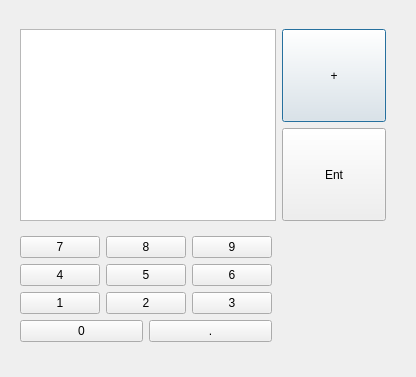
<?xml version="1.0" encoding="UTF-8"?>
<ui version="4.0">
 <class>Calculadora</class>
 <widget class="QDialog" name="Calculadora">
  <property name="geometry">
   <rect>
    <x>0</x>
    <y>0</y>
    <width>416</width>
    <height>377</height>
   </rect>
  </property>
  <property name="windowTitle">
   <string>Dialog</string>
  </property>
  <widget class="QWidget" name="layoutWidget">
   <property name="geometry">
    <rect>
     <x>20</x>
     <y>20</y>
     <width>366</width>
     <height>332</height>
    </rect>
   </property>
   <layout class="QFormLayout" name="formLayout">
    <item row="0" column="0">
     <widget class="QTextEdit" name="pantalla">
      <property name="sizePolicy">
       <sizepolicy hsizetype="Fixed" vsizetype="Fixed">
        <horstretch>0</horstretch>
        <verstretch>0</verstretch>
       </sizepolicy>
      </property>
     </widget>
    </item>
    <item row="0" column="1">
     <layout class="QVBoxLayout" name="verticalLayout">
      <item>
       <widget class="QPushButton" name="btnplus">
        <property name="enabled">
         <bool>true</bool>
        </property>
        <property name="sizePolicy">
         <sizepolicy hsizetype="Expanding" vsizetype="Expanding">
          <horstretch>0</horstretch>
          <verstretch>0</verstretch>
         </sizepolicy>
        </property>
        <property name="text">
         <string>+</string>
        </property>
       </widget>
      </item>
      <item>
       <widget class="QPushButton" name="btnEnter">
        <property name="sizePolicy">
         <sizepolicy hsizetype="Expanding" vsizetype="Expanding">
          <horstretch>0</horstretch>
          <verstretch>0</verstretch>
         </sizepolicy>
        </property>
        <property name="text">
         <string>Ent</string>
        </property>
       </widget>
      </item>
     </layout>
    </item>
    <item row="1" column="0">
     <layout class="QVBoxLayout" name="verticalLayout_2">
      <item>
       <layout class="QGridLayout" name="gridLayout">
        <item row="0" column="0">
         <widget class="QPushButton" name="btn7">
          <property name="text">
           <string>7</string>
          </property>
         </widget>
        </item>
        <item row="0" column="1">
         <widget class="QPushButton" name="btn8">
          <property name="text">
           <string>8</string>
          </property>
         </widget>
        </item>
        <item row="0" column="2">
         <widget class="QPushButton" name="btn9">
          <property name="text">
           <string>9</string>
          </property>
         </widget>
        </item>
        <item row="1" column="0">
         <widget class="QPushButton" name="btn4">
          <property name="text">
           <string>4</string>
          </property>
         </widget>
        </item>
        <item row="1" column="1">
         <widget class="QPushButton" name="btn5">
          <property name="text">
           <string>5</string>
          </property>
         </widget>
        </item>
        <item row="1" column="2">
         <widget class="QPushButton" name="btn6">
          <property name="text">
           <string>6</string>
          </property>
         </widget>
        </item>
        <item row="2" column="0">
         <widget class="QPushButton" name="btn1">
          <property name="text">
           <string>1</string>
          </property>
         </widget>
        </item>
        <item row="2" column="1">
         <widget class="QPushButton" name="btn2">
          <property name="text">
           <string>2</string>
          </property>
         </widget>
        </item>
        <item row="2" column="2">
         <widget class="QPushButton" name="btn3">
          <property name="text">
           <string>3</string>
          </property>
         </widget>
        </item>
       </layout>
      </item>
      <item>
       <layout class="QHBoxLayout" name="horizontalLayout">
        <item>
         <widget class="QPushButton" name="btn0">
          <property name="text">
           <string>0</string>
          </property>
         </widget>
        </item>
        <item>
         <widget class="QPushButton" name="btndot">
          <property name="text">
           <string>.</string>
          </property>
         </widget>
        </item>
       </layout>
      </item>
     </layout>
    </item>
   </layout>
  </widget>
 </widget>
 <resources/>
 <connections/>
</ui>
